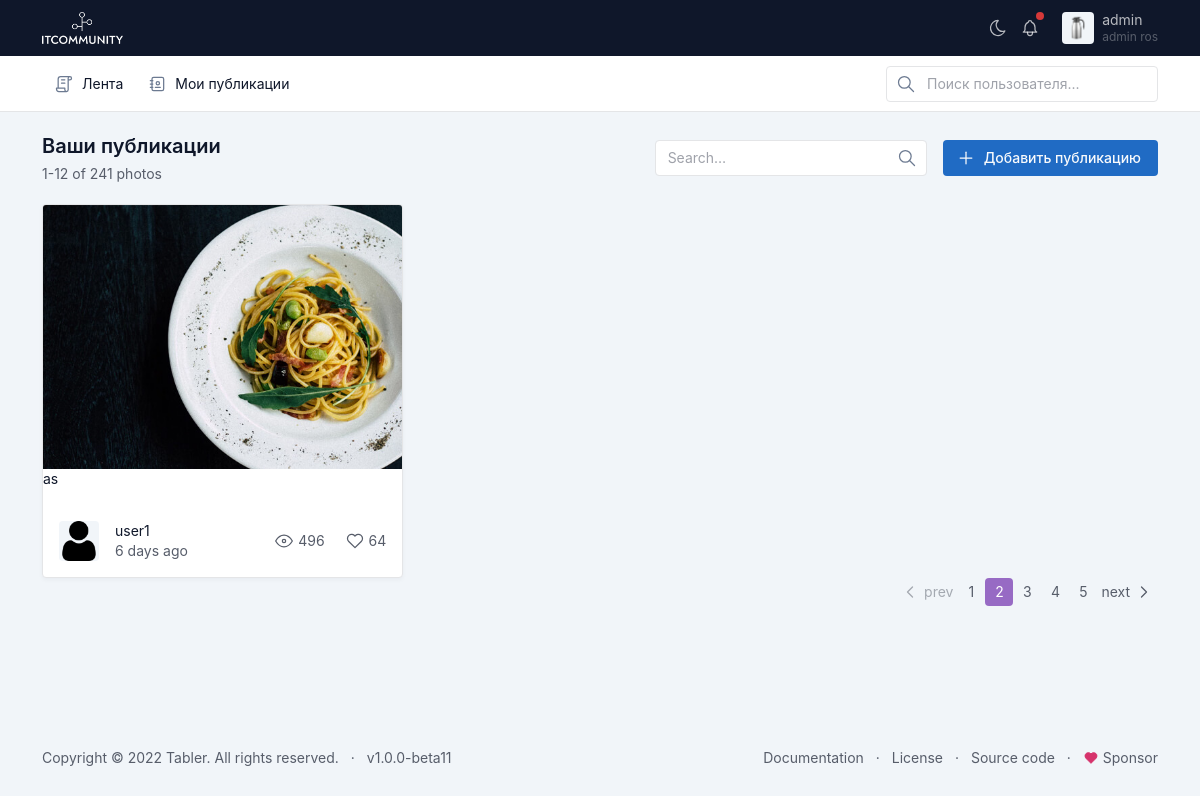
Screenshot of / (signed in) with the database file from the repository.
### apps/accounts/models.py (models this page shows, shortened)
class User(AbstractUser):
    avatar = models.ImageField(
        upload_to="users/avatars/",
        null=True,  # для базы
        blank=True,  # для формы
        verbose_name="Фото профиля"
    )
    birthday = models.DateField("Дата рождения", null=True)
    phone = models.CharField("Номер телефона", max_length=14, null=True)
    following = models.ManyToManyField("self", blank=True, null=True,
                 related_name="followers", symmetrical=False)
    is_private = models.BooleanField(default=False)
    class Meta:
        verbose_name = "Пользователь"
        verbose_name_plural = "Пользователи"

### apps/posts/models.py (models this page shows, shortened)
class Post(models.Model):
    author = models.ForeignKey(User, on_delete=models.CASCADE, related_name="posts")
    image = models.ImageField(upload_to="posts/")
    description = models.TextField()
    is_archive = models.BooleanField(default=False)
    created = models.DateTimeField(auto_now_add=True)
    updated = models.DateTimeField(auto_now=True)
    likes = models.ManyToManyField(
        User,
        related_name="user_likes",
        null=True,
        blank=True
    )
    class Meta:
        verbose_name = "Публикация"
        verbose_name_plural = "Публикации"

### apps/posts/views.py (the view)
# urls.py: path("", FollowinPostsView.as_view(), name="index"),
class FollowinPostsView(LoginRequiredMixin, ListView):
    model = Post
    template_name = "following_posts.html"
    def get_queryset(self):
        following = self.request.user.following.all()
        posts = Post.objects.filter(
            author__in=following,
            is_archive=False
        )
        return posts
    def get_context_data(self, **kwargs):
        context = super().get_context_data(**kwargs)
        context["form"] = PostCreateForm()
        return context

### apps/posts/forms.py
class PostCreateForm(forms.ModelForm):
    class Meta:
        model = Post
        fields = [
            "image",
            "description",
        ]
        widgets = {
            "image": forms.FileInput(
                attrs = {"class":"form-control"},
            ),
            "description": forms.Textarea(
                attrs= {"class":"form-control"}
            )
        }
        labels = {
            "image": "Изображение",
            "description": "Описание публикации"
        }

### apps/posts/templates/following_posts.html (shortened to what this page needs)
{% extends 'base.html' %}
{% block content %}
<div class="container-xl">
    <div class="page-header d-print-none">
      <div class="row g-2 align-items-center">
        <div class="col">
          <h2 class="page-title">
            Ваши публикации
          </h2>
          <div class="text-muted mt-1">1-12 of 241 photos</div>
        </div>
        <div class="col-12 col-md-auto ms-auto d-print-none">
          <div class="d-flex">
            <div class="me-3">
              <div class="input-icon">
                <input type="text" value="" class="form-control" placeholder="Search…">
                <span class="input-icon-addon">
                </span>
              </div>
            </div>
            <a href="#" class="btn btn-primary" data-bs-toggle="modal" data-bs-target="#modal-report">
              Добавить публикацию
            </a>
          </div>
        </div>
      </div>
    </div>
</div>
<div class="page-body">
    <div class="container-xl">
      <div class="row row-cards">
        {% for post in object_list %}
        <div class="col-sm-6 col-lg-4">
          <div class="card card-sm">
            <a href="{% url 'post_detail' post.id %}" class="d-block"><img src="{{post.image.url}}" class="card-img-top"></a>
            <p>{{ post.description }}</p>
              <div class="card-body">
              <div class="d-flex align-items-center">
                {% if post.author.avatar %}
                <span class="avatar me-3 rounded" style="background-image: url({{post.author.avatar.url}})"></span>
                {% else %}
                <span class="avatar me-3 rounded" style="background-image: url(/static/img/icons/user_profile.png)"></span>
                {% endif %}
                <div>
                  <div>{{ post.author.username }}</div>
                  <div class="text-muted">6 days ago</div>
                </div>
                <div class="ms-auto">
                  <a href="#" class="text-muted">
                    496
                  </a>
                  <a href="#" class="ms-3 text-muted">
                    64
                  </a>
                </div>
              </div>
            </div>
          </div>
        </div>
        {% endfor %}
      </div>
      <div class="d-flex">
        <ul class="pagination ms-auto">
          <li class="page-item disabled">
            <a class="page-link" href="#" tabindex="-1" aria-disabled="true">
              <svg xmlns="http://www.w3.org/2000/svg" class="icon" width="24" height="24" viewBox="0 0 24 24" stroke-width="2" stroke="currentColor" fill="none" stroke-linecap="round" stroke-linejoin="round"><path stroke="none" d="M0 0h24v24H0z" fill="none"/><polyline points="15 6 9 12 15 18" /></svg>
              prev
            </a>
          </li>
          <li class="page-item"><a class="page-link" href="#">1</a></li>
          <li class="page-item active"><a class="page-link" href="#">2</a></li>
          <li class="page-item"><a class="page-link" href="#">3</a></li>
          <li class="page-item"><a class="page-link" href="#">4</a></li>
          <li class="page-item"><a class="page-link" href="#">5</a></li>
          <li class="page-item">
            <a class="page-link" href="#">
              next
              <svg xmlns="http://www.w3.org/2000/svg" class="icon" width="24" height="24" viewBox="0 0 24 24" stroke-width="2" stroke="currentColor" fill="none" stroke-linecap="round" stroke-linejoin="round"><path stroke="none" d="M0 0h24v24H0z" fill="none"/><polyline points="9 6 15 12 9 18" /></svg>
            </a>
          </li>
        </ul>
      </div>
    </div>
</div>
{% endblock %}

### apps/posts/templates/base.html (shortened to what this page needs)
<!doctype html>
<html lang="en">
  <head>
    {% load static %}
    <link href="{% static 'css/tabler.min.css' %}" rel="stylesheet"/>
    <link href="{% static 'css/tabler-flags.min.css' %}" rel="stylesheet"/>
    <link href="{% static 'css/tabler-payments.min.css' %}" rel="stylesheet"/>
    <link href="{% static 'css/tabler-vendors.min.css' %}" rel="stylesheet"/>
    <link href="{% static 'css/demo.min.css' %}" rel="stylesheet"/>
  </head>
  <body>
      <div  class="page">
        <header class="navbar navbar-expand-md navbar-dark d-print-none">
            <div class="container-xl">
              <h1 class="navbar-brand navbar-brand-autodark d-none-navbar-horizontal pe-0 pe-md-3">
                <a href=".">
                  <img src="/static/img/icons/itcommunity_white.png" width="110" height="32" alt="ITcommunity" class="navbar-brand-image">
                </a>
              </h1>
              <div class="navbar-nav flex-row order-md-last">
                <div class="d-none d-md-flex">
                  <a href="?theme=dark" class="nav-link px-0 hide-theme-dark" title="Enable dark mode" data-bs-toggle="tooltip" data-bs-placement="bottom">
                  </a>
                  <div class="nav-item dropdown d-none d-md-flex me-3">
                    <a href="#" class="nav-link px-0" data-bs-toggle="dropdown" tabindex="-1" aria-label="Show notifications">
                      <span class="badge bg-red"></span>
                    </a>
                  </div>
                </div>
                {% if request.user.is_authenticated %}
                <div class="nav-item dropdown">
                  <a href="#" class="nav-link d-flex lh-1 text-reset p-0" data-bs-toggle="dropdown" aria-label="Open user menu">
                    {% if request.user.avatar %}
                    <span class="avatar avatar-sm" style="background-image: url( {{request.user.avatar.url}} )"></span>
                    {% else %}
                    <span class="avatar avatar-sm" style="background-image: url(/static/img/icons/user_profile.png)"></span>
                    {% endif %}
                    <div class="d-none d-xl-block ps-2">
                      <div>{{ request.user.username }}</div>
                      <div class="mt-1 small text-muted">
                        {{request.user.first_name}}
                        {{request.user.last_name}}
                      </div>
                    </div>
                  </a>
                </div>
                {% else %}
                  <div class="nav-item">
                  <a href="{% url 'sign_in' %}">Войти</a>
                  <a href="{% url 'register' %}">Зарегистрироваться</a>
                </div>
                {% endif %}
              </div>
            </div>
        </header>
        <div class="navbar-expand-md">
            <div class="collapse navbar-collapse" id="navbar-menu">
              <div class="navbar navbar-light">
                <div class="container-xl">
                  <ul class="navbar-nav">
                    <li class="nav-item">
                      <a class="nav-link" href="{% url 'index'  %}" >
                        <span class="nav-link-icon d-md-none d-lg-inline-block">
                        </span>
                        <span class="nav-link-title">
                          Лента
                        </span>
                      </a>
                    </li>
                    <li class="nav-item">
                      <a class="nav-link" href="{% url 'user_posts' %}" >
                        <span class="nav-link-icon d-md-none d-lg-inline-block">
                        </span>
                        <span class="nav-link-title">
                          Мои публикации
                        </span>
                      </a>
                    </li>
                  </ul>
                  <div class="my-2 my-md-0 flex-grow-1 flex-md-grow-0 order-first order-md-last">
                    <form action="{% url 'search_users' %}" method="get">
                      <div class="input-icon">
                        <span class="input-icon-addon">
                        </span>
                        <input name="query" type="text" value="" class="form-control" placeholder="Поиск пользователя..." aria-label="Search in website">
                      </div>
                    </form>
                  </div>
                </div>
              </div>
            </div>
        </div>
        <div class="page-wrapper">
            {% block content %}
            {% endblock %}
            <footer class="footer footer-transparent d-print-none">
                <div class="container-xl">
                  <div class="row text-center align-items-center flex-row-reverse">
                    <div class="col-lg-auto ms-lg-auto">
                      <ul class="list-inline list-inline-dots mb-0">
                        <li class="list-inline-item"><a href="./docs/index.html" class="link-secondary">Documentation</a></li>
                        <li class="list-inline-item"><a href="./license.html" class="link-secondary">License</a></li>
                        <li class="list-inline-item"><a href="https://github.com/tabler/tabler" target="_blank" class="link-secondary" rel="noopener">Source code</a></li>
                        <li class="list-inline-item">
                          <a href="https://github.com/sponsors/codecalm" target="_blank" class="link-secondary" rel="noopener">
                            Sponsor
                          </a>
                        </li>
                      </ul>
                    </div>
                    <div class="col-12 col-lg-auto mt-3 mt-lg-0">
                      <ul class="list-inline list-inline-dots mb-0">
                        <li class="list-inline-item">
                          Copyright &copy; 2022
                          <a href="." class="link-secondary">Tabler</a>.
                          All rights reserved.
                        </li>
                        <li class="list-inline-item">
                          <a href="./changelog.html" class="link-secondary" rel="noopener">
                            v1.0.0-beta11
                          </a>
                        </li>
                      </ul>
                    </div>
                  </div>
                </div>
            </footer>
        </div>
      </div>
  </body>
</html>

### apps/posts/templates/base.html (style rules this page uses)
:root { --tblr-font-sans-serif: Inter,-apple-system,BlinkMacSystemFont,San Francisco,Segoe UI,Roboto,Helvetica Neue,sans-serif !important; }

### rows the page displays
User: user.avatar (picture), user.username "admin", user.first_name "admin", user.last_name "ros"
Post: image (picture), description "as", author.username "user1"
